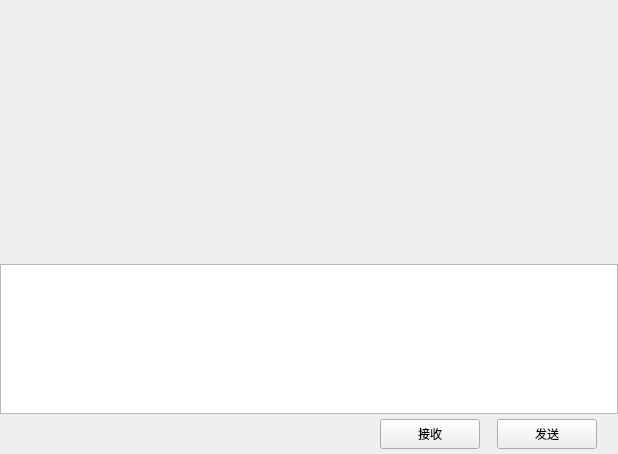
<?xml version="1.0" encoding="UTF-8"?>
<ui version="4.0">
 <class>ChatPage</class>
 <widget class="QWidget" name="ChatPage">
  <property name="geometry">
   <rect>
    <x>0</x>
    <y>0</y>
    <width>618</width>
    <height>454</height>
   </rect>
  </property>
  <property name="windowTitle">
   <string>Form</string>
  </property>
  <layout class="QVBoxLayout" name="verticalLayout">
   <property name="spacing">
    <number>0</number>
   </property>
   <property name="leftMargin">
    <number>0</number>
   </property>
   <property name="topMargin">
    <number>0</number>
   </property>
   <property name="rightMargin">
    <number>0</number>
   </property>
   <property name="bottomMargin">
    <number>0</number>
   </property>
   <item>
    <widget class="QWidget" name="chat_data_wid" native="true">
     <layout class="QVBoxLayout" name="verticalLayout_4">
      <property name="spacing">
       <number>0</number>
      </property>
      <property name="leftMargin">
       <number>0</number>
      </property>
      <property name="topMargin">
       <number>0</number>
      </property>
      <property name="rightMargin">
       <number>0</number>
      </property>
      <property name="bottomMargin">
       <number>0</number>
      </property>
      <item>
       <widget class="QWidget" name="title_wid" native="true">
        <property name="minimumSize">
         <size>
          <width>0</width>
          <height>60</height>
         </size>
        </property>
        <property name="maximumSize">
         <size>
          <width>16777215</width>
          <height>60</height>
         </size>
        </property>
        <layout class="QVBoxLayout" name="verticalLayout_5">
         <property name="spacing">
          <number>7</number>
         </property>
         <property name="leftMargin">
          <number>11</number>
         </property>
         <property name="topMargin">
          <number>2</number>
         </property>
         <property name="rightMargin">
          <number>2</number>
         </property>
         <property name="bottomMargin">
          <number>2</number>
         </property>
         <item>
          <widget class="QWidget" name="widget_2" native="true">
           <layout class="QHBoxLayout" name="horizontalLayout_3">
            <property name="spacing">
             <number>7</number>
            </property>
            <property name="leftMargin">
             <number>2</number>
            </property>
            <property name="topMargin">
             <number>2</number>
            </property>
            <property name="rightMargin">
             <number>2</number>
            </property>
            <property name="bottomMargin">
             <number>2</number>
            </property>
            <item>
             <widget class="QLabel" name="title_lb">
              <property name="text">
               <string/>
              </property>
             </widget>
            </item>
           </layout>
          </widget>
         </item>
        </layout>
       </widget>
      </item>
      <item>
       <widget class="ChatView" name="chat_data_list" native="true"/>
      </item>
      <item>
       <widget class="QWidget" name="tool_wid" native="true">
        <property name="minimumSize">
         <size>
          <width>0</width>
          <height>40</height>
         </size>
        </property>
        <property name="maximumSize">
         <size>
          <width>16777215</width>
          <height>40</height>
         </size>
        </property>
        <layout class="QHBoxLayout" name="horizontalLayout_4">
         <property name="spacing">
          <number>7</number>
         </property>
         <property name="leftMargin">
          <number>2</number>
         </property>
         <property name="topMargin">
          <number>2</number>
         </property>
         <property name="rightMargin">
          <number>2</number>
         </property>
         <property name="bottomMargin">
          <number>2</number>
         </property>
         <item>
          <spacer name="horizontalSpacer_2">
           <property name="orientation">
            <enum>Qt::Orientation::Horizontal</enum>
           </property>
           <property name="sizeType">
            <enum>QSizePolicy::Policy::Fixed</enum>
           </property>
           <property name="sizeHint" stdset="0">
            <size>
             <width>5</width>
             <height>20</height>
            </size>
           </property>
          </spacer>
         </item>
         <item>
          <widget class="ClickedLabel" name="emo_lb">
           <property name="minimumSize">
            <size>
             <width>25</width>
             <height>25</height>
            </size>
           </property>
           <property name="maximumSize">
            <size>
             <width>25</width>
             <height>25</height>
            </size>
           </property>
           <property name="text">
            <string/>
           </property>
          </widget>
         </item>
         <item>
          <spacer name="horizontalSpacer_4">
           <property name="orientation">
            <enum>Qt::Orientation::Horizontal</enum>
           </property>
           <property name="sizeType">
            <enum>QSizePolicy::Policy::Fixed</enum>
           </property>
           <property name="sizeHint" stdset="0">
            <size>
             <width>5</width>
             <height>20</height>
            </size>
           </property>
          </spacer>
         </item>
         <item>
          <widget class="ClickedLabel" name="file_lb">
           <property name="minimumSize">
            <size>
             <width>25</width>
             <height>25</height>
            </size>
           </property>
           <property name="maximumSize">
            <size>
             <width>25</width>
             <height>25</height>
            </size>
           </property>
           <property name="text">
            <string/>
           </property>
          </widget>
         </item>
         <item>
          <spacer name="horizontalSpacer_3">
           <property name="orientation">
            <enum>Qt::Orientation::Horizontal</enum>
           </property>
           <property name="sizeHint" stdset="0">
            <size>
             <width>40</width>
             <height>20</height>
            </size>
           </property>
          </spacer>
         </item>
        </layout>
       </widget>
      </item>
      <item>
       <widget class="MessageTextEdit" name="chatEdit">
        <property name="minimumSize">
         <size>
          <width>0</width>
          <height>150</height>
         </size>
        </property>
        <property name="maximumSize">
         <size>
          <width>16777215</width>
          <height>150</height>
         </size>
        </property>
       </widget>
      </item>
      <item>
       <widget class="QWidget" name="send_wid" native="true">
        <property name="minimumSize">
         <size>
          <width>0</width>
          <height>40</height>
         </size>
        </property>
        <property name="maximumSize">
         <size>
          <width>16777215</width>
          <height>40</height>
         </size>
        </property>
        <layout class="QHBoxLayout" name="horizontalLayout_5">
         <property name="spacing">
          <number>7</number>
         </property>
         <property name="leftMargin">
          <number>11</number>
         </property>
         <property name="topMargin">
          <number>2</number>
         </property>
         <property name="rightMargin">
          <number>11</number>
         </property>
         <property name="bottomMargin">
          <number>2</number>
         </property>
         <item>
          <spacer name="horizontalSpacer_5">
           <property name="orientation">
            <enum>Qt::Orientation::Horizontal</enum>
           </property>
           <property name="sizeHint" stdset="0">
            <size>
             <width>40</width>
             <height>20</height>
            </size>
           </property>
          </spacer>
         </item>
         <item>
          <widget class="ClickedBtn" name="receive_btn">
           <property name="minimumSize">
            <size>
             <width>100</width>
             <height>30</height>
            </size>
           </property>
           <property name="maximumSize">
            <size>
             <width>100</width>
             <height>30</height>
            </size>
           </property>
           <property name="text">
            <string>接收</string>
           </property>
          </widget>
         </item>
         <item>
          <spacer name="horizontalSpacer_7">
           <property name="orientation">
            <enum>Qt::Orientation::Horizontal</enum>
           </property>
           <property name="sizeType">
            <enum>QSizePolicy::Policy::Fixed</enum>
           </property>
           <property name="sizeHint" stdset="0">
            <size>
             <width>10</width>
             <height>20</height>
            </size>
           </property>
          </spacer>
         </item>
         <item>
          <widget class="ClickedBtn" name="send_btn">
           <property name="minimumSize">
            <size>
             <width>100</width>
             <height>30</height>
            </size>
           </property>
           <property name="maximumSize">
            <size>
             <width>100</width>
             <height>30</height>
            </size>
           </property>
           <property name="text">
            <string>发送</string>
           </property>
          </widget>
         </item>
         <item>
          <spacer name="horizontalSpacer_6">
           <property name="orientation">
            <enum>Qt::Orientation::Horizontal</enum>
           </property>
           <property name="sizeType">
            <enum>QSizePolicy::Policy::Fixed</enum>
           </property>
           <property name="sizeHint" stdset="0">
            <size>
             <width>10</width>
             <height>20</height>
            </size>
           </property>
          </spacer>
         </item>
        </layout>
       </widget>
      </item>
     </layout>
    </widget>
   </item>
  </layout>
 </widget>
 <customwidgets>
  <customwidget>
   <class>ClickedBtn</class>
   <extends>QPushButton</extends>
   <header location="global">clickedbtn.h</header>
  </customwidget>
  <customwidget>
   <class>ClickedLabel</class>
   <extends>QLabel</extends>
   <header location="global">clickedlabel.h</header>
  </customwidget>
  <customwidget>
   <class>ChatView</class>
   <extends>QWidget</extends>
   <header>chatview.h</header>
   <container>1</container>
  </customwidget>
  <customwidget>
   <class>MessageTextEdit</class>
   <extends>QTextEdit</extends>
   <header>messagetextedit.h</header>
  </customwidget>
 </customwidgets>
 <resources/>
 <connections/>
</ui>
